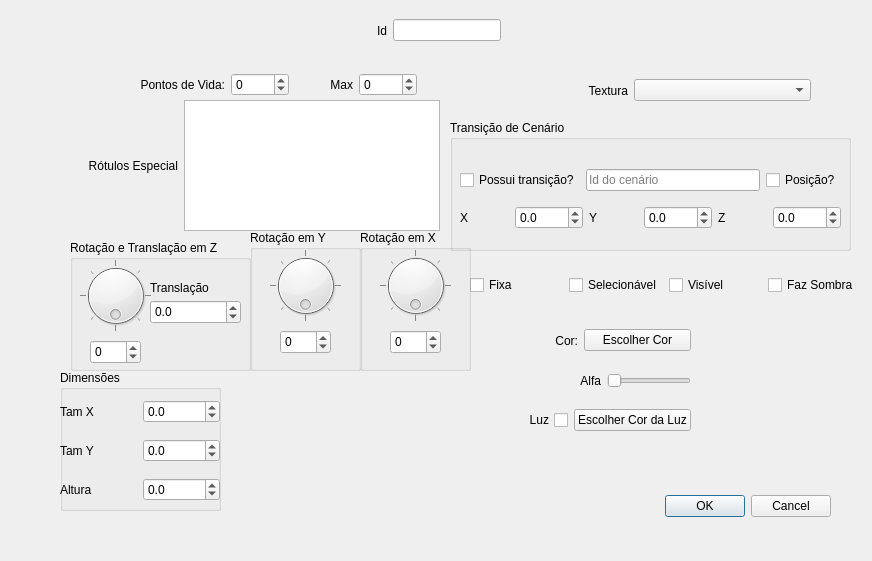
<?xml version="1.0" encoding="UTF-8"?>
<ui version="4.0">
 <class>ifg::qt::DialogoForma</class>
 <widget class="QDialog" name="ifg::qt::DialogoForma">
  <property name="geometry">
   <rect>
    <x>0</x>
    <y>0</y>
    <width>872</width>
    <height>561</height>
   </rect>
  </property>
  <property name="windowTitle">
   <string>Dialog</string>
  </property>
  <widget class="QWidget" name="horizontalLayoutWidget">
   <property name="geometry">
    <rect>
     <x>320</x>
     <y>10</y>
     <width>181</width>
     <height>41</height>
    </rect>
   </property>
   <layout class="QHBoxLayout" name="horizontalLayout">
    <item alignment="Qt::AlignRight">
     <widget class="QLabel" name="label">
      <property name="text">
       <string>Id</string>
      </property>
     </widget>
    </item>
    <item alignment="Qt::AlignLeft">
     <widget class="QLineEdit" name="campo_id">
      <property name="readOnly">
       <bool>true</bool>
      </property>
     </widget>
    </item>
   </layout>
  </widget>
  <widget class="QDialogButtonBox" name="botoes">
   <property name="geometry">
    <rect>
     <x>490</x>
     <y>490</y>
     <width>341</width>
     <height>32</height>
    </rect>
   </property>
   <property name="orientation">
    <enum>Qt::Horizontal</enum>
   </property>
   <property name="standardButtons">
    <set>QDialogButtonBox::Cancel|QDialogButtonBox::Ok</set>
   </property>
  </widget>
  <widget class="QWidget" name="horizontalLayoutWidget_2">
   <property name="geometry">
    <rect>
     <x>470</x>
     <y>320</y>
     <width>221</width>
     <height>41</height>
    </rect>
   </property>
   <layout class="QHBoxLayout" name="horizontalLayout_2">
    <item>
     <layout class="QHBoxLayout" name="horizontalLayout_7">
      <item>
       <widget class="QLabel" name="label_3">
        <property name="sizePolicy">
         <sizepolicy hsizetype="Preferred" vsizetype="Preferred">
          <horstretch>0</horstretch>
          <verstretch>0</verstretch>
         </sizepolicy>
        </property>
        <property name="text">
         <string>Cor:</string>
        </property>
        <property name="alignment">
         <set>Qt::AlignRight|Qt::AlignTrailing|Qt::AlignVCenter</set>
        </property>
       </widget>
      </item>
     </layout>
    </item>
    <item>
     <widget class="QPushButton" name="botao_cor">
      <property name="text">
       <string>Escolher Cor</string>
      </property>
     </widget>
    </item>
   </layout>
  </widget>
  <widget class="QGroupBox" name="groupBox">
   <property name="geometry">
    <rect>
     <x>60</x>
     <y>370</y>
     <width>161</width>
     <height>141</height>
    </rect>
   </property>
   <property name="title">
    <string>Dimensões</string>
   </property>
   <widget class="QWidget" name="verticalLayoutWidget">
    <property name="geometry">
     <rect>
      <x>0</x>
      <y>20</y>
      <width>160</width>
      <height>121</height>
     </rect>
    </property>
    <layout class="QVBoxLayout" name="verticalLayout">
     <item>
      <layout class="QHBoxLayout" name="horizontalLayout_4">
       <item>
        <widget class="QLabel" name="label_7">
         <property name="text">
          <string>Tam X</string>
         </property>
        </widget>
       </item>
       <item>
        <widget class="QDoubleSpinBox" name="spin_escala_x">
         <property name="decimals">
          <number>1</number>
         </property>
         <property name="minimum">
          <double>-1000.000000000000000</double>
         </property>
         <property name="maximum">
          <double>1000.000000000000000</double>
         </property>
         <property name="singleStep">
          <double>0.500000000000000</double>
         </property>
        </widget>
       </item>
      </layout>
     </item>
     <item>
      <layout class="QHBoxLayout" name="horizontalLayout_5">
       <item>
        <widget class="QLabel" name="label_5">
         <property name="text">
          <string>Tam Y</string>
         </property>
        </widget>
       </item>
       <item>
        <widget class="QDoubleSpinBox" name="spin_escala_y">
         <property name="decimals">
          <number>1</number>
         </property>
         <property name="minimum">
          <double>-1000.000000000000000</double>
         </property>
         <property name="maximum">
          <double>1000.000000000000000</double>
         </property>
         <property name="singleStep">
          <double>0.500000000000000</double>
         </property>
        </widget>
       </item>
      </layout>
     </item>
     <item>
      <layout class="QHBoxLayout" name="horizontalLayout_6">
       <item>
        <widget class="QLabel" name="label_6">
         <property name="text">
          <string>Altura</string>
         </property>
        </widget>
       </item>
       <item>
        <widget class="QDoubleSpinBox" name="spin_escala_z">
         <property name="decimals">
          <number>1</number>
         </property>
         <property name="minimum">
          <double>-50.000000000000000</double>
         </property>
         <property name="maximum">
          <double>50.000000000000000</double>
         </property>
         <property name="singleStep">
          <double>0.500000000000000</double>
         </property>
        </widget>
       </item>
      </layout>
     </item>
    </layout>
   </widget>
  </widget>
  <widget class="QGroupBox" name="groupBox_2">
   <property name="geometry">
    <rect>
     <x>70</x>
     <y>240</y>
     <width>181</width>
     <height>131</height>
    </rect>
   </property>
   <property name="title">
    <string>Rotação e Translação em Z</string>
   </property>
   <widget class="QDial" name="dial_rotacao">
    <property name="geometry">
     <rect>
      <x>10</x>
      <y>20</y>
      <width>71</width>
      <height>71</height>
     </rect>
    </property>
    <property name="toolTip">
     <string>Rotação do objeto ao redor do eixo Z.</string>
    </property>
    <property name="minimum">
     <number>0</number>
    </property>
    <property name="maximum">
     <number>360</number>
    </property>
    <property name="value">
     <number>0</number>
    </property>
    <property name="sliderPosition">
     <number>0</number>
    </property>
    <property name="orientation">
     <enum>Qt::Horizontal</enum>
    </property>
    <property name="invertedAppearance">
     <bool>true</bool>
    </property>
    <property name="invertedControls">
     <bool>true</bool>
    </property>
    <property name="wrapping">
     <bool>true</bool>
    </property>
    <property name="notchTarget">
     <double>45.000000000000000</double>
    </property>
    <property name="notchesVisible">
     <bool>true</bool>
    </property>
   </widget>
   <widget class="QDoubleSpinBox" name="spin_translacao">
    <property name="geometry">
     <rect>
      <x>80</x>
      <y>60</y>
      <width>91</width>
      <height>24</height>
     </rect>
    </property>
    <property name="decimals">
     <number>1</number>
    </property>
    <property name="minimum">
     <double>-100.000000000000000</double>
    </property>
    <property name="maximum">
     <double>100.000000000000000</double>
    </property>
    <property name="singleStep">
     <double>0.100000000000000</double>
    </property>
   </widget>
   <widget class="QLabel" name="label_2">
    <property name="geometry">
     <rect>
      <x>80</x>
      <y>40</y>
      <width>111</width>
      <height>16</height>
     </rect>
    </property>
    <property name="text">
     <string>Translação</string>
    </property>
   </widget>
   <widget class="QSpinBox" name="spin_rotacao">
    <property name="geometry">
     <rect>
      <x>20</x>
      <y>100</y>
      <width>51</width>
      <height>24</height>
     </rect>
    </property>
    <property name="minimum">
     <number>-180</number>
    </property>
    <property name="maximum">
     <number>180</number>
    </property>
   </widget>
  </widget>
  <widget class="QWidget" name="horizontalLayoutWidget_3">
   <property name="geometry">
    <rect>
     <x>470</x>
     <y>360</y>
     <width>221</width>
     <height>41</height>
    </rect>
   </property>
   <layout class="QHBoxLayout" name="horizontalLayout_9">
    <item>
     <layout class="QHBoxLayout" name="horizontalLayout_10">
      <item>
       <widget class="QLabel" name="label_9">
        <property name="text">
         <string>Alfa</string>
        </property>
        <property name="alignment">
         <set>Qt::AlignRight|Qt::AlignTrailing|Qt::AlignVCenter</set>
        </property>
       </widget>
      </item>
     </layout>
    </item>
    <item>
     <layout class="QHBoxLayout" name="horizontalLayout_12">
      <item>
       <widget class="QSlider" name="slider_alfa">
        <property name="sizePolicy">
         <sizepolicy hsizetype="Fixed" vsizetype="Fixed">
          <horstretch>0</horstretch>
          <verstretch>0</verstretch>
         </sizepolicy>
        </property>
        <property name="maximum">
         <number>100</number>
        </property>
        <property name="orientation">
         <enum>Qt::Horizontal</enum>
        </property>
       </widget>
      </item>
     </layout>
    </item>
   </layout>
  </widget>
  <widget class="QWidget" name="layoutWidget">
   <property name="geometry">
    <rect>
     <x>140</x>
     <y>70</y>
     <width>277</width>
     <height>29</height>
    </rect>
   </property>
   <layout class="QHBoxLayout" name="horizontalLayout_13">
    <item>
     <widget class="QLabel" name="label_8">
      <property name="sizePolicy">
       <sizepolicy hsizetype="Preferred" vsizetype="Preferred">
        <horstretch>0</horstretch>
        <verstretch>0</verstretch>
       </sizepolicy>
      </property>
      <property name="text">
       <string>Pontos de Vida:</string>
      </property>
      <property name="alignment">
       <set>Qt::AlignRight|Qt::AlignTrailing|Qt::AlignVCenter</set>
      </property>
     </widget>
    </item>
    <item>
     <widget class="QSpinBox" name="spin_pontos_vida">
      <property name="minimum">
       <number>-100</number>
      </property>
      <property name="maximum">
       <number>999</number>
      </property>
     </widget>
    </item>
    <item>
     <widget class="QLabel" name="label_10">
      <property name="sizePolicy">
       <sizepolicy hsizetype="Preferred" vsizetype="Preferred">
        <horstretch>0</horstretch>
        <verstretch>0</verstretch>
       </sizepolicy>
      </property>
      <property name="text">
       <string>Max</string>
      </property>
      <property name="alignment">
       <set>Qt::AlignRight|Qt::AlignTrailing|Qt::AlignVCenter</set>
      </property>
     </widget>
    </item>
    <item>
     <widget class="QSpinBox" name="spin_max_pontos_vida">
      <property name="minimum">
       <number>-100</number>
      </property>
      <property name="maximum">
       <number>999</number>
      </property>
     </widget>
    </item>
   </layout>
  </widget>
  <widget class="QWidget" name="horizontalLayoutWidget_4">
   <property name="geometry">
    <rect>
     <x>470</x>
     <y>400</y>
     <width>221</width>
     <height>41</height>
    </rect>
   </property>
   <layout class="QHBoxLayout" name="horizontalLayout_3">
    <item>
     <widget class="QCheckBox" name="checkbox_luz">
      <property name="layoutDirection">
       <enum>Qt::RightToLeft</enum>
      </property>
      <property name="text">
       <string>Luz</string>
      </property>
     </widget>
    </item>
    <item>
     <widget class="QPushButton" name="botao_luz">
      <property name="styleSheet">
       <string notr="true"/>
      </property>
      <property name="text">
       <string>Escolher Cor da Luz</string>
      </property>
     </widget>
    </item>
   </layout>
  </widget>
  <widget class="QGroupBox" name="groupBox_3">
   <property name="geometry">
    <rect>
     <x>250</x>
     <y>230</y>
     <width>111</width>
     <height>141</height>
    </rect>
   </property>
   <property name="title">
    <string>Rotação em Y</string>
   </property>
   <widget class="QDial" name="dial_rotacao_y">
    <property name="geometry">
     <rect>
      <x>20</x>
      <y>20</y>
      <width>71</width>
      <height>71</height>
     </rect>
    </property>
    <property name="toolTip">
     <string>&lt;html&gt;&lt;head/&gt;&lt;body&gt;&lt;p&gt;Rotação do objeto ao redor do eixo Y.&lt;/p&gt;&lt;/body&gt;&lt;/html&gt;</string>
    </property>
    <property name="minimum">
     <number>0</number>
    </property>
    <property name="maximum">
     <number>360</number>
    </property>
    <property name="value">
     <number>0</number>
    </property>
    <property name="sliderPosition">
     <number>0</number>
    </property>
    <property name="orientation">
     <enum>Qt::Horizontal</enum>
    </property>
    <property name="invertedAppearance">
     <bool>true</bool>
    </property>
    <property name="invertedControls">
     <bool>true</bool>
    </property>
    <property name="wrapping">
     <bool>true</bool>
    </property>
    <property name="notchTarget">
     <double>45.000000000000000</double>
    </property>
    <property name="notchesVisible">
     <bool>true</bool>
    </property>
   </widget>
   <widget class="QSpinBox" name="spin_rotacao_y">
    <property name="geometry">
     <rect>
      <x>30</x>
      <y>100</y>
      <width>51</width>
      <height>24</height>
     </rect>
    </property>
    <property name="minimum">
     <number>-180</number>
    </property>
    <property name="maximum">
     <number>180</number>
    </property>
   </widget>
  </widget>
  <widget class="QWidget" name="horizontalLayoutWidget_5">
   <property name="geometry">
    <rect>
     <x>450</x>
     <y>70</y>
     <width>361</width>
     <height>41</height>
    </rect>
   </property>
   <layout class="QHBoxLayout" name="horizontalLayout_8">
    <item>
     <widget class="QLabel" name="label_4">
      <property name="text">
       <string>Textura</string>
      </property>
      <property name="alignment">
       <set>Qt::AlignRight|Qt::AlignTrailing|Qt::AlignVCenter</set>
      </property>
     </widget>
    </item>
    <item>
     <widget class="QComboBox" name="combo_textura"/>
    </item>
   </layout>
  </widget>
  <widget class="QWidget" name="horizontalLayoutWidget_6">
   <property name="geometry">
    <rect>
     <x>470</x>
     <y>270</y>
     <width>391</width>
     <height>31</height>
    </rect>
   </property>
   <layout class="QHBoxLayout" name="horizontalLayout_11">
    <item>
     <widget class="QCheckBox" name="checkbox_fixa">
      <property name="toolTip">
       <string>Se verdadeiro, nao sera movel. Selecionavel apenas com duplo clique.</string>
      </property>
      <property name="text">
       <string>Fixa</string>
      </property>
     </widget>
    </item>
    <item>
     <widget class="QCheckBox" name="checkbox_selecionavel">
      <property name="text">
       <string>Selecionável</string>
      </property>
     </widget>
    </item>
    <item>
     <widget class="QCheckBox" name="checkbox_visibilidade">
      <property name="enabled">
       <bool>true</bool>
      </property>
      <property name="sizePolicy">
       <sizepolicy hsizetype="Minimum" vsizetype="Fixed">
        <horstretch>0</horstretch>
        <verstretch>0</verstretch>
       </sizepolicy>
      </property>
      <property name="text">
       <string>Visível</string>
      </property>
     </widget>
    </item>
    <item>
     <widget class="QCheckBox" name="checkbox_faz_sombra">
      <property name="toolTip">
       <string>Se verdadeiro, nao sera movel. Selecionavel apenas com duplo clique.</string>
      </property>
      <property name="text">
       <string>Faz Sombra</string>
      </property>
     </widget>
    </item>
   </layout>
  </widget>
  <widget class="QWidget" name="layoutWidget_2">
   <property name="geometry">
    <rect>
     <x>70</x>
     <y>100</y>
     <width>370</width>
     <height>131</height>
    </rect>
   </property>
   <layout class="QHBoxLayout" name="horizontalLayout_18">
    <item>
     <widget class="QLabel" name="label_11">
      <property name="sizePolicy">
       <sizepolicy hsizetype="MinimumExpanding" vsizetype="Preferred">
        <horstretch>0</horstretch>
        <verstretch>0</verstretch>
       </sizepolicy>
      </property>
      <property name="text">
       <string>Rótulos Especial</string>
      </property>
      <property name="alignment">
       <set>Qt::AlignRight|Qt::AlignTrailing|Qt::AlignVCenter</set>
      </property>
     </widget>
    </item>
    <item>
     <widget class="QPlainTextEdit" name="lista_rotulos">
      <property name="toolTip">
       <string>Rótulos para a entidade. Aparece sobre ela quando a entidade é detalhada.</string>
      </property>
     </widget>
    </item>
   </layout>
  </widget>
  <widget class="QGroupBox" name="groupBox_4">
   <property name="geometry">
    <rect>
     <x>360</x>
     <y>230</y>
     <width>111</width>
     <height>141</height>
    </rect>
   </property>
   <property name="title">
    <string>Rotação em X</string>
   </property>
   <widget class="QDial" name="dial_rotacao_x">
    <property name="geometry">
     <rect>
      <x>20</x>
      <y>20</y>
      <width>71</width>
      <height>71</height>
     </rect>
    </property>
    <property name="toolTip">
     <string>&lt;html&gt;&lt;head/&gt;&lt;body&gt;&lt;p&gt;Rotação do objeto ao redor do eixo Y.&lt;/p&gt;&lt;/body&gt;&lt;/html&gt;</string>
    </property>
    <property name="minimum">
     <number>0</number>
    </property>
    <property name="maximum">
     <number>360</number>
    </property>
    <property name="value">
     <number>0</number>
    </property>
    <property name="sliderPosition">
     <number>0</number>
    </property>
    <property name="orientation">
     <enum>Qt::Horizontal</enum>
    </property>
    <property name="invertedAppearance">
     <bool>true</bool>
    </property>
    <property name="invertedControls">
     <bool>true</bool>
    </property>
    <property name="wrapping">
     <bool>true</bool>
    </property>
    <property name="notchTarget">
     <double>45.000000000000000</double>
    </property>
    <property name="notchesVisible">
     <bool>true</bool>
    </property>
   </widget>
   <widget class="QSpinBox" name="spin_rotacao_x">
    <property name="geometry">
     <rect>
      <x>30</x>
      <y>100</y>
      <width>51</width>
      <height>24</height>
     </rect>
    </property>
    <property name="minimum">
     <number>-180</number>
    </property>
    <property name="maximum">
     <number>180</number>
    </property>
   </widget>
  </widget>
  <widget class="QGroupBox" name="groupBox_5">
   <property name="geometry">
    <rect>
     <x>450</x>
     <y>120</y>
     <width>401</width>
     <height>131</height>
    </rect>
   </property>
   <property name="title">
    <string>Transição de Cenário</string>
   </property>
   <widget class="QWidget" name="verticalLayoutWidget_2">
    <property name="geometry">
     <rect>
      <x>10</x>
      <y>40</y>
      <width>381</width>
      <height>80</height>
     </rect>
    </property>
    <layout class="QVBoxLayout" name="verticalLayout_2">
     <item>
      <layout class="QHBoxLayout" name="horizontalLayout_19">
       <item>
        <widget class="QCheckBox" name="checkbox_transicao_cenario">
         <property name="text">
          <string>Possui transição?</string>
         </property>
        </widget>
       </item>
       <item>
        <widget class="QLineEdit" name="linha_transicao_cenario">
         <property name="placeholderText">
          <string>Id do cenário</string>
         </property>
        </widget>
       </item>
       <item>
        <widget class="QCheckBox" name="checkbox_transicao_posicao">
         <property name="text">
          <string>Posição?</string>
         </property>
        </widget>
       </item>
      </layout>
     </item>
     <item>
      <layout class="QHBoxLayout" name="horizontalLayout_14">
       <item>
        <layout class="QHBoxLayout" name="horizontalLayout_15">
         <item>
          <widget class="QLabel" name="label_12">
           <property name="sizePolicy">
            <sizepolicy hsizetype="Minimum" vsizetype="Preferred">
             <horstretch>0</horstretch>
             <verstretch>0</verstretch>
            </sizepolicy>
           </property>
           <property name="text">
            <string>X</string>
           </property>
          </widget>
         </item>
         <item>
          <widget class="QDoubleSpinBox" name="spin_trans_x">
           <property name="decimals">
            <number>1</number>
           </property>
           <property name="minimum">
            <double>-1000.000000000000000</double>
           </property>
           <property name="maximum">
            <double>1000.000000000000000</double>
           </property>
           <property name="singleStep">
            <double>0.500000000000000</double>
           </property>
          </widget>
         </item>
        </layout>
       </item>
       <item>
        <layout class="QHBoxLayout" name="horizontalLayout_16">
         <item>
          <widget class="QLabel" name="label_13">
           <property name="text">
            <string>Y</string>
           </property>
          </widget>
         </item>
         <item>
          <widget class="QDoubleSpinBox" name="spin_trans_y">
           <property name="decimals">
            <number>1</number>
           </property>
           <property name="minimum">
            <double>-1000.000000000000000</double>
           </property>
           <property name="maximum">
            <double>1000.000000000000000</double>
           </property>
           <property name="singleStep">
            <double>0.500000000000000</double>
           </property>
          </widget>
         </item>
        </layout>
       </item>
       <item>
        <layout class="QHBoxLayout" name="horizontalLayout_17">
         <item>
          <widget class="QLabel" name="label_14">
           <property name="text">
            <string>Z</string>
           </property>
          </widget>
         </item>
         <item>
          <widget class="QDoubleSpinBox" name="spin_trans_z">
           <property name="decimals">
            <number>1</number>
           </property>
           <property name="minimum">
            <double>-1000.000000000000000</double>
           </property>
           <property name="maximum">
            <double>1000.000000000000000</double>
           </property>
           <property name="singleStep">
            <double>0.500000000000000</double>
           </property>
          </widget>
         </item>
        </layout>
       </item>
      </layout>
     </item>
    </layout>
   </widget>
  </widget>
 </widget>
 <resources/>
 <connections>
  <connection>
   <sender>botoes</sender>
   <signal>rejected()</signal>
   <receiver>ifg::qt::DialogoForma</receiver>
   <slot>reject()</slot>
   <hints>
    <hint type="sourcelabel">
     <x>210</x>
     <y>395</y>
    </hint>
    <hint type="destinationlabel">
     <x>208</x>
     <y>228</y>
    </hint>
   </hints>
  </connection>
  <connection>
   <sender>botoes</sender>
   <signal>accepted()</signal>
   <receiver>ifg::qt::DialogoForma</receiver>
   <slot>accept()</slot>
   <hints>
    <hint type="sourcelabel">
     <x>210</x>
     <y>395</y>
    </hint>
    <hint type="destinationlabel">
     <x>208</x>
     <y>228</y>
    </hint>
   </hints>
  </connection>
 </connections>
</ui>
